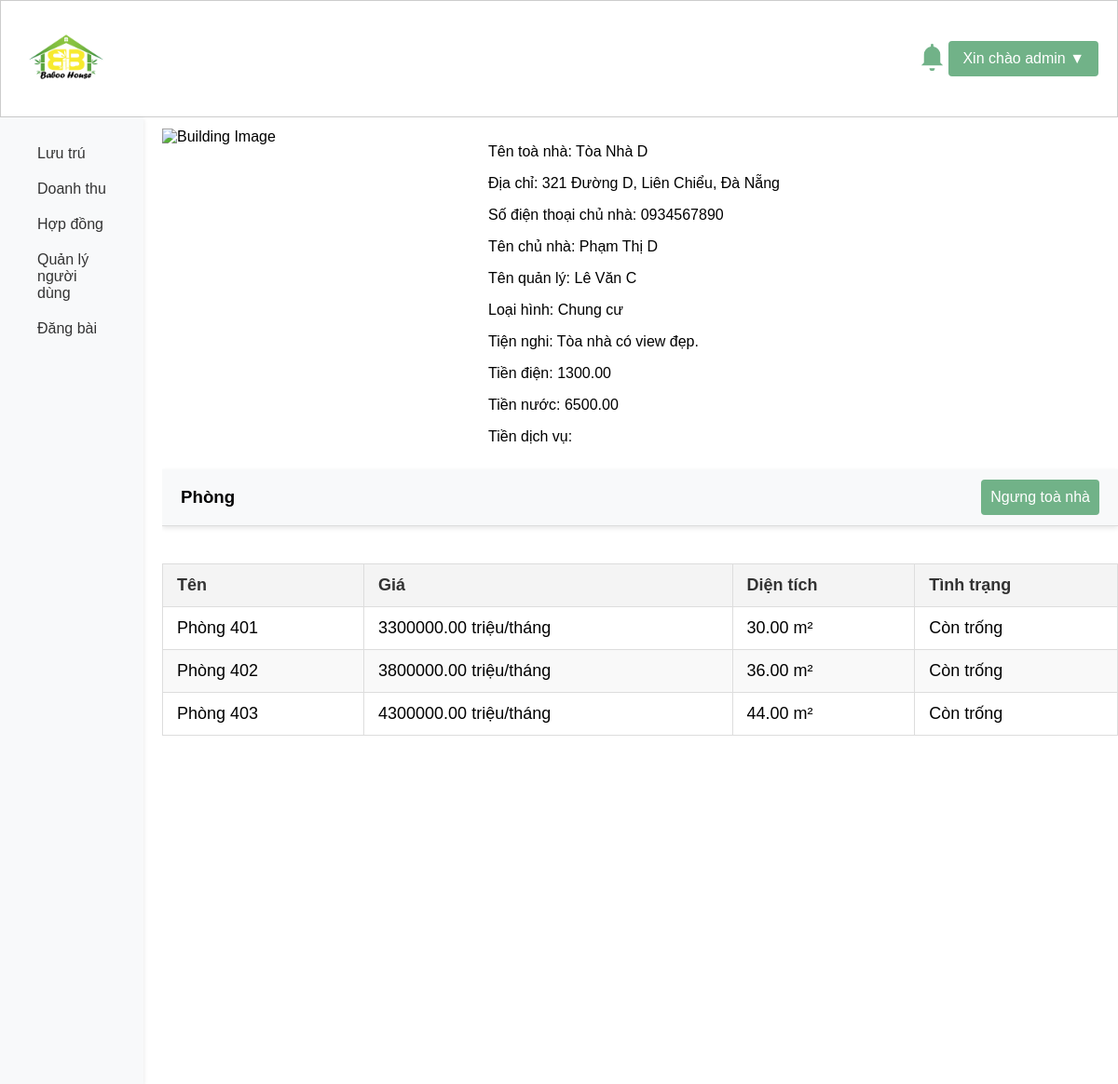
The page /templates/view_building.php?building_id=4 (signed in) on the database its author committed.
### tables this page shows
CREATE TABLE `buildings` (
  `building_id` int(11) NOT NULL,
  `user_id` int(11) DEFAULT NULL,
  `name` varchar(255) DEFAULT NULL,
  `street` varchar(255) DEFAULT NULL,
  `district` varchar(255) DEFAULT NULL,
  `city` varchar(255) DEFAULT NULL,
  `rental_price` decimal(10,2) DEFAULT NULL,
  `owner_name` varchar(255) DEFAULT NULL,
  `owner_phone` varchar(50) DEFAULT NULL,
  `building_type` varchar(50) DEFAULT NULL,
  `electricity_price` decimal(10,2) DEFAULT NULL,
  `water_price` decimal(10,2) DEFAULT NULL,
  `service_price` text DEFAULT NULL,
  `description` text DEFAULT NULL,
  `last_modified` datetime DEFAULT NULL,
  `photo_urls` text DEFAULT NULL,
  `approved` tinyint(1) DEFAULT 0
);

CREATE TABLE `users` (
  `user_id` int(11) NOT NULL,
  `name` varchar(255) DEFAULT NULL,
  `address` varchar(255) DEFAULT NULL,
  `hometown` varchar(255) DEFAULT NULL,
  `birthdate` date DEFAULT NULL,
  `phone` varchar(50) DEFAULT NULL,
  `email` varchar(255) DEFAULT NULL,
  `username` varchar(255) DEFAULT NULL,
  `password` varchar(255) DEFAULT NULL,
  `role` varchar(50) DEFAULT NULL,
  `last_access` datetime DEFAULT NULL,
  `photo_urls` text DEFAULT NULL
);

CREATE TABLE `rooms` (
  `room_id` int(11) NOT NULL,
  `building_id` int(11) DEFAULT NULL,
  `room_name` varchar(255) DEFAULT NULL,
  `area` decimal(10,2) DEFAULT NULL,
  `rental_price` decimal(10,2) DEFAULT NULL,
  `room_type` varchar(50) DEFAULT NULL,
  `room_status` varchar(50) DEFAULT NULL,
  `photo_urls` text DEFAULT NULL
);

### admin/getalluser.php (called while the page is built, shortened)
<?php
require '../config/database.php';
function getUsernameById($user_id) {
    global $conn;
    $stmt = $conn->prepare("SELECT name FROM users WHERE user_id = ?");
    $stmt->bind_param("i", $user_id);
    $stmt->execute();
    $result = $stmt->get_result();
    if ($result->num_rows > 0) {
        $row = $result->fetch_assoc();
        return $row['name'];
    }
    return "N/A";
}
?>

### admin/getallroom.php (called while the page is built, shortened)
<?php
require '../config/database.php';
function getAllrooms($building_id) {
    global $conn;
    $sql = "SELECT * FROM rooms WHERE building_id = ?";
    $stmt = $conn->prepare($sql);
    if ($building_id) {
        $stmt->bind_param("i", $building_id);
    }
    $stmt->execute();
    $result = $stmt->get_result();
    return $result;
}
?>

### templates/view_building.php (the view, shortened to what this page needs)
<?php
require '../config/database.php';
require '../admin/getallroom.php';
include '../admin/getalluser.php';
$building_id = $_GET['building_id'];
$sql = "SELECT * FROM buildings WHERE building_id = ?";
$stmt = $conn->prepare($sql);
$stmt->bind_param("i", $building_id);
$stmt->execute();
$result = $stmt->get_result();
$building = $result->fetch_assoc();
$rooms = getAllRooms($building_id);
$building_photo_url = isset($building['photo_urls']) ? getDirectGoogleDriveImage($building['photo_urls']) : 'default_image.jpg';
?>
<!DOCTYPE html>
<html lang="en">
<head>
    <link rel="stylesheet" href="../assets/css/rooms.css">
</head>
<body>
    <?php include '../includes/header.php'; ?>
    <div class="head-container">
        <div class="main-content">
            <div class="building-info-container">
            <img src="<?php echo htmlspecialchars($building_photo_url); ?>" alt="Building Image" class="building-image">
            <div>
                    <p>Tên toà nhà: <?php echo htmlspecialchars($building['name']); ?></p>
                    <p>Địa chỉ: <?php echo htmlspecialchars($building['street']); ?>, <?php echo htmlspecialchars($building['district']); ?>, <?php echo htmlspecialchars($building['city']); ?></p>
                    <p>Số điện thoại chủ nhà: <?php echo htmlspecialchars($building['owner_phone']); ?></p>
                    <p>Tên chủ nhà: <?php echo htmlspecialchars($building['owner_name']); ?></p>
                    <p>Tên quản lý: <?php echo htmlspecialchars(getUsernameById($building['user_id'])); ?></p>
                    <p>Loại hình: <?php echo htmlspecialchars($building['building_type']); ?></p>
                    <p>Tiện nghi: <?php echo htmlspecialchars($building['description']); ?></p>
                    <p>Tiền điện: <?php echo htmlspecialchars($building['electricity_price']); ?></p>
                    <p>Tiền nước: <?php echo htmlspecialchars($building['water_price']); ?></p>
                    <p>Tiền dịch vụ: <?php echo htmlspecialchars($building['service_price']); ?></p>
                </div>
            </div>
            <div class="manage-head">
                <h3>Phòng</h3>
                <?php if (isset($_SESSION['role']) && $_SESSION['role'] == 'admin'): ?>
                    <?php if ($building['approved']): ?>
                        <form action="../admin/approve_room.php" method="POST">
                            <button type="submit" class="create">Ngưng toà nhà</button>
                        </form>
                    <?php endif; ?>
                <?php endif; ?>
            </div>
            <div style="overflow-x: auto; width: 100%;">
                <table>
                    <thead>
                        <tr>
                            <th>Tên</th>
                            <th>Giá</th>
                            <th>Diện tích</th>
                            <th>Tình trạng</th>
                        </tr>
                    </thead>
                    <tbody>
                    <?php if ($rooms->num_rows > 0): ?>
                        <?php foreach ($rooms as $room): ?>
                            <tr onclick="document.getElementById('lightboxview').style.display = 'flex';">
                                <td><?php echo htmlspecialchars($room['room_name']); ?></td>
                                <td><?php echo htmlspecialchars($room['rental_price']); ?> triệu/tháng</td>
                                <td><?php echo htmlspecialchars($room['area']); ?> m&#178;</td>
                                <td><?php echo htmlspecialchars($room['room_status']); ?></td>
                            </tr>
                        <?php endforeach; ?>
                    <?php else: ?>
                        <tr>
                            <td colspan="5">Không tìm thấy phòng</td>
                        </tr>
                    <?php endif; ?>
                    </tbody>
                </table>
            </div>
        </div>
        <?php include '../includes/sidebar.php'; ?>
    </div>
</body>
</html>

### assets/css/rooms.css (style rules this page uses)
.building-info-container { display: flex; gap: 50px; margin-bottom: 1%; }
.building-info-container img { width: 300px; height: 300px; }

### assets/css/style.css (style rules this page uses)
* { user-select: none; -webkit-user-drag: none; }
body { width: 100%; height: 100%; margin: 0; overflow: hidden; font-family: Arial, sans-serif; }
input[type="checkbox"], input[type="range"], button { cursor: pointer; }
button[type="submit"] { width: 100%; height: fit-content; padding: 10px; background-color: #71b288; border: none; border-radius: 4px; color: #ffffff; font-size: 16px; cursor: pointer; }
.head-container { column-gap: 20px; background-color: #ffffff; width: 100%; display: flex; flex-direction: row-reverse; }
.manage-head { width: auto; display: flex; flex-direction: row; justify-content: space-between; align-items: center; padding: 0px 20px; margin-bottom: 20px; background-color: #f8f9fa; border-bottom: 1px solid #ddd; box-shadow: 0 2px 5px rgba(0, 0, 0, 0.1); }
.main-content { width: 90%; height: 80vh; overflow-y: scroll; margin-top: 1%; }
table { width: 100%; border-collapse: collapse; margin: 20px 0; font-size: 18px; text-align: left; border-collapse: collapse; width: auto; table-layout: auto; }
table th, table td { padding: 12px 15px; border: 1px solid #ddd; }
table th { background-color: #f4f4f4; color: #333; }
table tr:nth-child(even) { background-color: #f9f9f9; }
.create, .delete, .edit { display: inline-block; padding: 10px 20px; font-size: 16px; color: #fff; background-color: #71b288; border: none; border-radius: 5px; cursor: pointer; }
table { border-collapse: collapse; margin: 20px 0; font-size: 18px; text-align: left; border-collapse: collapse; width: 100%; table-layout: auto; }
table tr { cursor: pointer; }

### rows shown on the page
buildings: name "Tòa Nhà D", street "321 Đường D", district "Liên Chiểu", city "Đà Nẵng", owner_phone "0934567890", owner_name "Phạm Thị D", user.name "Lê Văn C", building_type "Chung cư", description "Tòa nhà có view đẹp.", electricity_price "1300.00", water_price "6500.00"
rooms: room_name "Phòng 401", rental_price "3300000.00", area "30.00", room_status "Còn trống"
rooms: room_name "Phòng 402", rental_price "3800000.00", area "36.00", room_status "Còn trống"
rooms: room_name "Phòng 403", rental_price "4300000.00", area "44.00", room_status "Còn trống"

### other values the page prints
$_SESSION['username'] "admin"
